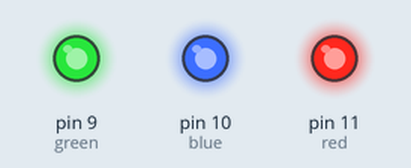
A sketch run on a simulated Arduino Uno, built with avr-gcc and run on an emulated ATmega328P. Shown: output pins drawn as LEDs (lit = HIGH).

Above: at 0.5 s.
At 3.5 s:
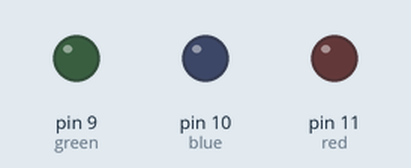
Timing chart, 0 to 4.6 s (numbered marks = the images above):
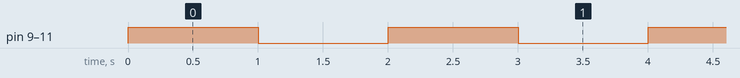

The sketch:

1_LED_Blink.ino
```cpp
int green = 9 ;
int blue = 10 ;
int red = 11 ;

void setup()
{
    pinMode(green, OUTPUT);
    pinMode(blue, OUTPUT);
    pinMode(red, OUTPUT);
}

void loop()
{
    digitalWrite(green, HIGH);
    digitalWrite(blue, HIGH);
    digitalWrite(red, HIGH);
    delay(1000);
    digitalWrite(green,LOW);
    digitalWrite(blue, LOW);
    digitalWrite(red, LOW);
    delay(1000);
}
```

Measured:
- by itself, pin 9 (green), pin 10 (blue), pin 11 (red): alternates HIGH for 1.0 s and LOW for 1.0 s
